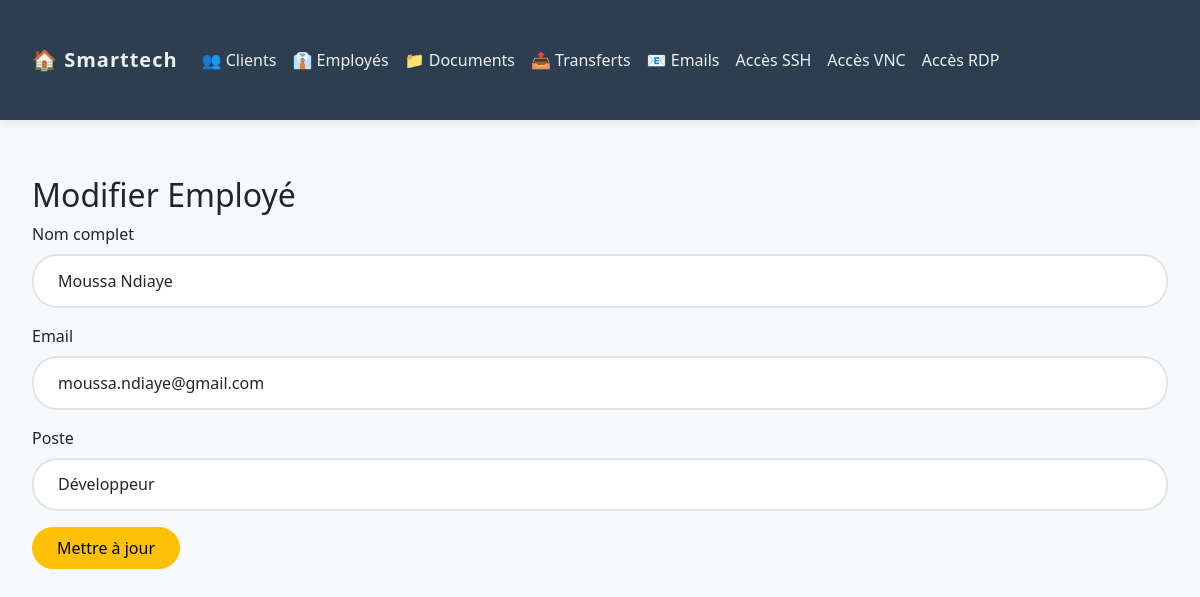
The page /edit_employee.php?id=1 on the database its author committed.
### tables this page shows
CREATE TABLE `employees` (
  `id` bigint(20) UNSIGNED NOT NULL PRIMARY KEY AUTO_INCREMENT,
  `nom` varchar(255) NOT NULL,
  `email` varchar(255) NOT NULL UNIQUE,
  `poste` varchar(255) NOT NULL,
  `created_at` timestamp NULL DEFAULT NULL,
  `updated_at` timestamp NULL DEFAULT NULL
);

### edit_employee.php (the view, shortened to what this page needs)
<?php
include 'includes/header.php';
include 'config.php';
$id = (int)$_GET['id'];
$stmt = $pdo->prepare("SELECT * FROM employees WHERE id = ?");
$stmt->execute([$id]);
$employe = $stmt->fetch();
?>
<div class="container mt-4">
    <h2> Modifier Employé</h2>
    <form method="POST">
        <div class="mb-3">
            <label class="form-label">Nom complet</label>
            <input type="text" name="nom" class="form-control" value="<?= $employe['nom'] ?>" required>
        </div>
        <div class="mb-3">
            <label class="form-label">Email</label>
            <input type="email" name="email" class="form-control" value="<?= $employe['email'] ?>" required>
        </div>
        <div class="mb-3">
            <label class="form-label">Poste</label>
            <input type="text" name="poste" class="form-control" value="<?= $employe['poste'] ?>" required>
        </div>
        <button type="submit" class="btn btn-warning"> Mettre à jour</button>
    </form>
</div>
<?php include 'includes/footer.php'; ?>

### assets/css/style.css (style rules this page uses)
* { margin: 0; padding: 0; box-sizing: border-box; font-family: 'Segoe UI', sans-serif; }
.container { flex: 1; padding: 2rem; max-width: 1200px; }
.btn { border-radius: 25px; padding: 0.5rem 1.5rem; transition: all 0.3s ease; }
.form-control { border-radius: 25px; padding: 0.8rem 1.5rem; border: 2px solid #dfe6e9; }
.container { animation: fadeIn 0.5s ease-out; }

### rows shown on the page
employees: nom "Moussa Ndiaye", email "moussa.ndiaye@gmail.com", poste "Développeur"
